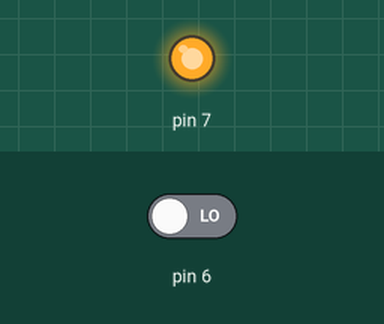
This sketch was run on a simulated Arduino Uno, built with avr-gcc and run on an emulated ATmega328P. Shown: output pins drawn as LEDs (lit = HIGH). The inputs (shaded band) are chosen by the test bench; at power-on: pin 6 LOW. What the sketch prints to the serial monitor is not drawn.

Above: at 0.1 s.
Timing chart, 0 to 1.6 s (numbered marks = the images above):
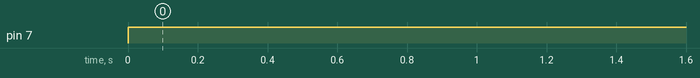

The sketch:

ult.ino
```cpp
long distancia;
long tiempo;
void setup(){
  Serial.begin(7600);
  pinMode(7, OUTPUT); /*activación del pin 7 como salida: para el pulso ultrasónico*/
  pinMode(6, INPUT); /*activación del pin 6 como entrada: tiempo del rebote del ultrasonido*/
}

void loop(){
  digitalWrite(7,LOW); /* Por cuestión de estabilización del sensor*/
  delayMicroseconds(5);
  digitalWrite(7, HIGH); /* envío del pulso ultrasónico*/
  delayMicroseconds(10);
  tiempo=pulseIn(6, HIGH); /* Función para medir la longitud del pulso entrante. Mide el tiempo que transcurrido entre el envío
  del pulso ultrasónico y cuando el sensor recibe el rebote, es decir: desde que el pin 12 empieza a recibir el rebote, HIGH, hasta que
  deja de hacerlo, LOW, la longitud del pulso entrante*/
  distancia= int(0.017*tiempo); /*fórmula para calcular la distancia obteniendo un valor entero*/
  /*Monitorización en centímetros por el monitor serial*/
  Serial.println("Distancia ");
  Serial.println(distancia);
  Serial.println(" cm");
  delay(1000);
}
```

Measured:
- by itself, pin 7: LOW → HIGH at 0.00 s
